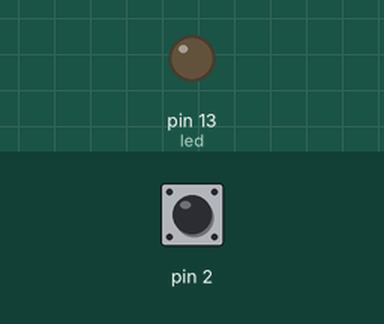
Bench run of a sketch on a simulated Arduino Uno, built with avr-gcc and run on an emulated ATmega328P. On the bench: output pins drawn as LEDs (lit = HIGH). Dashed ring = blinking. The test bench sets the inputs (shaded band); at power-on: pin 2 HIGH. What the sketch prints to the serial monitor is not drawn.

Above: at 2.8 s.
2.9 s: pin 2 pulled LOW for 3.2 s
At 4.6 s:
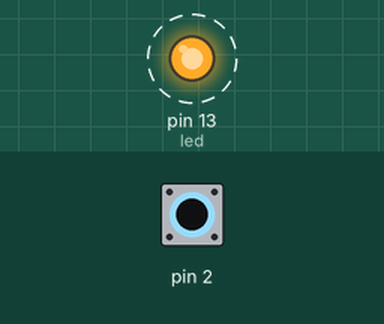
8.5 s: pin 2 pulled LOW for 1.2 s
At 11.1 s:
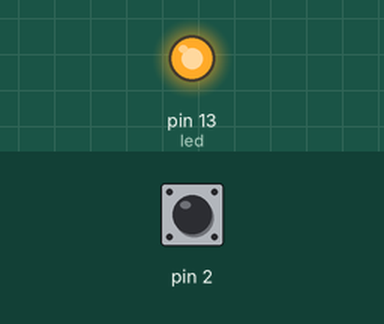
Timing chart, 0 to 12.6 s (numbered marks = the images above; inputs shaded):
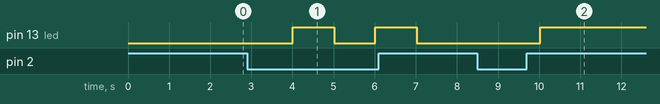

The sketch:

CapacitorTEST.ino
```cpp
#include <CapacitiveSensor.h>
int led = 13;
int thing = 0;

/*
 * CapitiveSense Library Demo Sketch
 * Paul Badger 2008
 * Uses a high value resistor e.g. 10M between send pin and receive pin
 * Resistor effects sensitivity, experiment with values, 50K - 50M. Larger resistor values yield larger sensor values.
 * Receive pin is the sensor pin - try different amounts of foil/metal on this pin
 */


CapacitiveSensor   cs_4_2 = CapacitiveSensor(4,2);        // 10M resistor between pins 4 & 2, pin 2 is sensor pin, add a wire and or foil if desired
//CapacitiveSensor   cs_4_6 = CapacitiveSensor(4,6);        // 10M resistor between pins 4 & 6, pin 6 is sensor pin, add a wire and or foil
//CapacitiveSensor   cs_4_8 = CapacitiveSensor(4,8);        // 10M resistor between pins 4 & 8, pin 8 is sensor pin, add a wire and or foil

void setup()
{
  pinMode(led, OUTPUT);
  cs_4_2.set_CS_AutocaL_Millis(0xFFFFFFFF);     // turn off autocalibrate on channel 1 - just as an example
   Serial.begin(9600);
}

void loop()
{
    long start = millis();
    long total1 =  cs_4_2.capacitiveSensor(30);
    //long total2 =  cs_4_6.capacitiveSensor(30);
    //long total3 =  cs_4_8.capacitiveSensor(30);

    //Serial.println(millis() - start);        // check on performance in milliseconds
    //Serial.print("\t");                    // tab character for debug windown spacing

    Serial.println(total1);                  // print sensor output 1
    Serial.print("\t");
    //Serial.print(total2);                  // print sensor output 2
    //Serial.print("\t");
    //Serial.println(total3);                // print sensor output 3

    delay(1000);    // arbitrary delay to limit data to serial port
    if (total1 > 100) {
      if (thing == 0) {
        digitalWrite(led, HIGH);
        thing = 1;
      }
      else {
        digitalWrite(led, LOW);
        thing = 0;
    }

  }
}
```

Measured:
- after the input at 2.9 s, pin 13 (led): alternates HIGH for 1.0 s and LOW for 1.0 s, starting after 1.1 s
- after the input at 8.5 s, pin 13 (led): LOW → HIGH after 1.5 s
